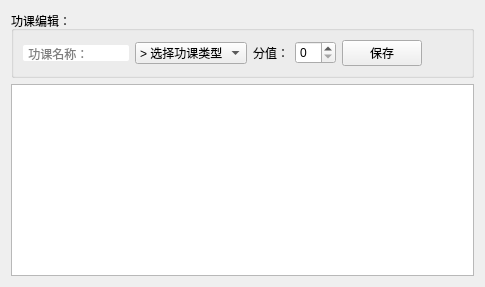
      <widget class="QWidget" name="tabLesson">
       <attribute name="title">
        <string>功课管理</string>
       </attribute>
       <layout class="QVBoxLayout" name="verticalLayout_5">
        <item>
         <widget class="QGroupBox" name="groupBox_3">
          <property name="title">
           <string>功课编辑：</string>
          </property>
          <layout class="QHBoxLayout" name="horizontalLayout_5">
           <item>
            <widget class="QLineEdit" name="lineEditLessonName">
             <property name="sizePolicy">
              <sizepolicy hsizetype="Expanding" vsizetype="Fixed">
               <horstretch>0</horstretch>
               <verstretch>0</verstretch>
              </sizepolicy>
             </property>
             <property name="maximumSize">
              <size>
               <width>16777215</width>
               <height>16777215</height>
              </size>
             </property>
             <property name="toolTip">
              <string>按ENTER可以进入查询，如果存在同名的人，则在查询义工栏输出。</string>
             </property>
             <property name="styleSheet">
              <string notr="true">border-radius: 2px;</string>
             </property>
             <property name="placeholderText">
              <string comment="name"> 功课名称：</string>
             </property>
            </widget>
           </item>
           <item>
            <widget class="QComboBox" name="comboBoxLesson">
             <property name="sizePolicy">
              <sizepolicy hsizetype="Expanding" vsizetype="Fixed">
               <horstretch>0</horstretch>
               <verstretch>0</verstretch>
              </sizepolicy>
             </property>
             <item>
              <property name="text">
               <string>&gt; 选择功课类型</string>
              </property>
             </item>
             <item>
              <property name="text">
               <string>基础功课</string>
              </property>
             </item>
             <item>
              <property name="text">
               <string>其他功课</string>
              </property>
             </item>
            </widget>
           </item>
           <item>
            <widget class="QLabel" name="label_2">
             <property name="text">
              <string>分值：</string>
             </property>
            </widget>
           </item>
           <item>
            <widget class="QSpinBox" name="spinBoxLesson"/>
           </item>
           <item>
            <widget class="QPushButton" name="pushButtonLessonSave">
             <property name="text">
              <string>保存</string>
             </property>
            </widget>
           </item>
           <item>
            <spacer name="horizontalSpacer_5">
             <property name="orientation">
              <enum>Qt::Horizontal</enum>
             </property>
             <property name="sizeHint" stdset="0">
              <size>
               <width>40</width>
               <height>20</height>
              </size>
             </property>
            </spacer>
           </item>
          </layout>
         </widget>
        </item>
        <item>
         <widget class="QTableView" name="tableViewLesson"/>
        </item>
       </layout>
      </widget>
